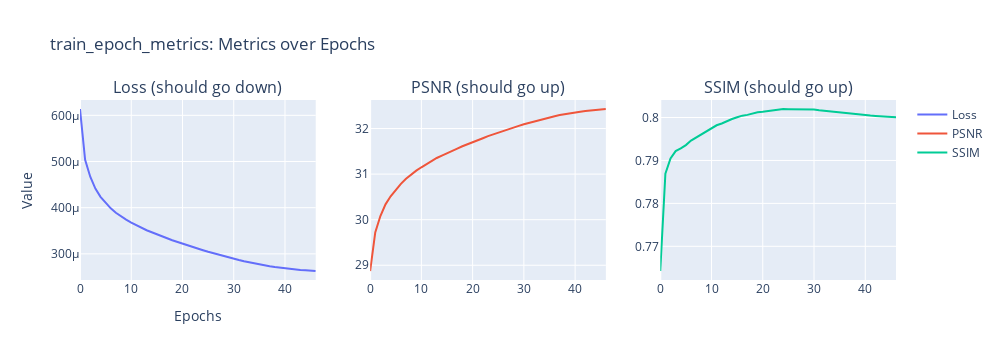
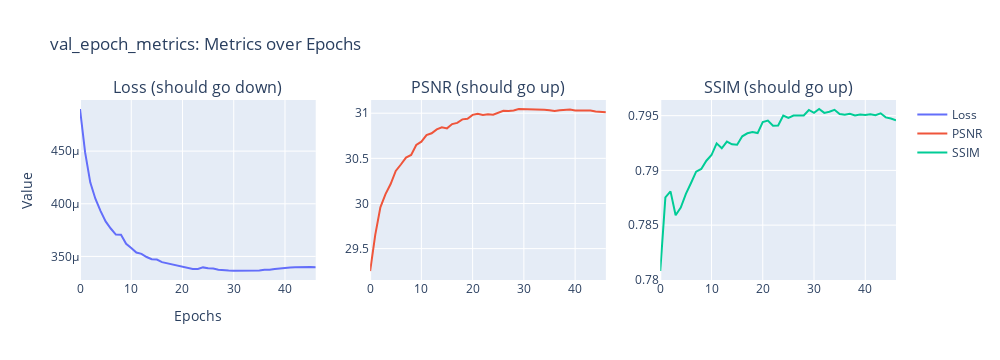

Here is the notebook cell these charts were saved with, in order:
### Markdown cell above
Please re-run the following cell whenever you want to see the latest training progress.
Please note that there are three metrics: Loss (which in this case is Mean Squared Error (MSE)), 
Peak Signal-to-Noise Ratio (PSNR), and Structural Similarity Index (SSIM).
Ideally, Loss should decrease over time, while PSNR and SSIM should increase.

There are three rows of plots. The top row shows the intermediate results. 
This might be empty if the epoch is short and we did not set the intermediate intervals to be smaller than one epoch.
The middle row shows the metrics for the training set by epoch, 
while the bottom row shows the metrics for the validation set also by epoch.

### Code cell
# Re-run this line to update the plots
read_and_plot()

### Figure 1 — Plotly figure (JSON) as saved in the notebook; plotly's stock layout.template omitted (floating-point values rounded to 4 significant figures)
{"data": [{"mode": "lines", "name": "Loss", "type": "scatter", "xaxis": "x", "y": [0.0006137, 0.0005035, 0.0004671, 0.0004412, 0.0004234, 0.0004098, 0.0003985, 0.0003891, 0.0003811, 0.0003741, 0.0003678, 0.0003619, 0.0003564, 0.0003511, 0.0003469, 0.0003419, 0.0003381, 0.0003338, 0.0003296, 0.0003257, 0.0003219, 0.0003185, 0.0003146, 0.0003111, 0.0003078, 0.0003044, 0.0003012, 0.0002983, 0.0002953, 0.0002923, 0.0002894, 0.0002868, 0.0002841, 0.0002816, 0.0002793, 0.0002772, 0.0002752, 0.0002732, 0.0002715, 0.00027, 0.0002686, 0.0002673, 0.0002662, 0.0002652, 0.0002643, 0.0002635, 0.0002628], "yaxis": "y"}, {"mode": "lines", "name": "PSNR", "type": "scatter", "xaxis": "x2", "y": [28.87, 29.72, 30.08, 30.34, 30.51, 30.66, 30.79, 30.9, 30.99, 31.08, 31.15, 31.22, 31.29, 31.35, 31.4, 31.46, 31.52, 31.56, 31.61, 31.66, 31.7, 31.74, 31.79, 31.83, 31.87, 31.91, 31.95, 31.98, 32.02, 32.06, 32.1, 32.13, 32.16, 32.19, 32.22, 32.24, 32.27, 32.3, 32.32, 32.34, 32.35, 32.37, 32.39, 32.4, 32.41, 32.42, 32.43], "yaxis": "y2"}, {"mode": "lines", "name": "SSIM", "type": "scatter", "xaxis": "x3", "y": [0.7642, 0.7869, 0.7905, 0.7922, 0.7928, 0.7936, 0.7946, 0.7953, 0.7962, 0.7968, 0.7975, 0.7982, 0.7986, 0.7992, 0.7996, 0.8001, 0.8004, 0.8006, 0.801, 0.8012, 0.8013, 0.8015, 0.8016, 0.8018, 0.802, 0.802, 0.8019, 0.8019, 0.8019, 0.8019, 0.8019, 0.8017, 0.8016, 0.8015, 0.8014, 0.8013, 0.8011, 0.801, 0.8008, 0.8007, 0.8005, 0.8005, 0.8004, 0.8003, 0.8002, 0.8001, 0.8], "yaxis": "y3"}], "layout": {"annotations": [{"font": {"size": 16}, "showarrow": false, "text": "Loss (should go down)", "x": 0.1444, "xanchor": "center", "xref": "paper", "y": 1, "yanchor": "bottom", "yref": "paper"}, {"font": {"size": 16}, "showarrow": false, "text": "PSNR (should go up)", "x": 0.5, "xanchor": "center", "xref": "paper", "y": 1, "yanchor": "bottom", "yref": "paper"}, {"font": {"size": 16}, "showarrow": false, "text": "SSIM (should go up)", "x": 0.8556, "xanchor": "center", "xref": "paper", "y": 1, "yanchor": "bottom", "yref": "paper"}], "height": 360, "title": {"text": "train_epoch_metrics: Metrics over Epochs"}, "width": 1000, "xaxis": {"anchor": "y", "domain": [0, 0.2889], "title": {"text": "Epochs"}}, "xaxis2": {"anchor": "y2", "domain": [0.3556, 0.6444]}, "xaxis3": {"anchor": "y3", "domain": [0.7111, 1]}, "yaxis": {"anchor": "x", "domain": [0, 1], "title": {"text": "Value"}}, "yaxis2": {"anchor": "x2", "domain": [0, 1]}, "yaxis3": {"anchor": "x3", "domain": [0, 1]}}}

### Figure 2 — Plotly figure (JSON) as saved in the notebook; plotly's stock layout.template omitted (floating-point values rounded to 4 significant figures)
{"data": [{"mode": "lines", "name": "Loss", "type": "scatter", "xaxis": "x", "y": [0.00049, 0.0004487, 0.0004203, 0.0004048, 0.0003933, 0.0003832, 0.0003765, 0.0003708, 0.0003706, 0.000362, 0.000358, 0.0003536, 0.0003525, 0.0003494, 0.0003473, 0.0003471, 0.0003446, 0.0003435, 0.0003423, 0.0003416, 0.0003401, 0.0003387, 0.0003381, 0.0003381, 0.0003396, 0.0003388, 0.0003385, 0.0003374, 0.0003367, 0.0003366, 0.0003365, 0.0003364, 0.0003362, 0.0003361, 0.0003364, 0.0003366, 0.0003372, 0.0003373, 0.0003381, 0.0003387, 0.0003395, 0.0003395, 0.0003397, 0.0003395, 0.0003398, 0.0003399, 0.0003398], "yaxis": "y"}, {"mode": "lines", "name": "PSNR", "type": "scatter", "xaxis": "x2", "y": [29.25, 29.65, 29.96, 30.1, 30.22, 30.36, 30.43, 30.51, 30.54, 30.65, 30.68, 30.76, 30.78, 30.82, 30.84, 30.83, 30.88, 30.89, 30.93, 30.94, 30.98, 30.99, 30.98, 30.99, 30.98, 31.01, 31.03, 31.02, 31.03, 31.05, 31.05, 31.04, 31.04, 31.04, 31.04, 31.03, 31.03, 31.03, 31.04, 31.04, 31.03, 31.03, 31.03, 31.03, 31.02, 31.01, 31.01], "yaxis": "y2"}, {"mode": "lines", "name": "SSIM", "type": "scatter", "xaxis": "x3", "y": [0.7808, 0.7875, 0.7881, 0.7859, 0.7866, 0.7879, 0.7888, 0.7899, 0.7901, 0.7909, 0.7914, 0.7925, 0.792, 0.7926, 0.7924, 0.7923, 0.7931, 0.7934, 0.7935, 0.7934, 0.7944, 0.7946, 0.7941, 0.7941, 0.795, 0.7948, 0.795, 0.795, 0.795, 0.7955, 0.7953, 0.7956, 0.7953, 0.7954, 0.7955, 0.7952, 0.7951, 0.7952, 0.795, 0.7951, 0.7951, 0.7951, 0.7951, 0.7952, 0.7948, 0.7947, 0.7946], "yaxis": "y3"}], "layout": {"annotations": [{"font": {"size": 16}, "showarrow": false, "text": "Loss (should go down)", "x": 0.1444, "xanchor": "center", "xref": "paper", "y": 1, "yanchor": "bottom", "yref": "paper"}, {"font": {"size": 16}, "showarrow": false, "text": "PSNR (should go up)", "x": 0.5, "xanchor": "center", "xref": "paper", "y": 1, "yanchor": "bottom", "yref": "paper"}, {"font": {"size": 16}, "showarrow": false, "text": "SSIM (should go up)", "x": 0.8556, "xanchor": "center", "xref": "paper", "y": 1, "yanchor": "bottom", "yref": "paper"}], "height": 360, "title": {"text": "val_epoch_metrics: Metrics over Epochs"}, "width": 1000, "xaxis": {"anchor": "y", "domain": [0, 0.2889], "title": {"text": "Epochs"}}, "xaxis2": {"anchor": "y2", "domain": [0.3556, 0.6444]}, "xaxis3": {"anchor": "y3", "domain": [0.7111, 1]}, "yaxis": {"anchor": "x", "domain": [0, 1], "title": {"text": "Value"}}, "yaxis2": {"anchor": "x2", "domain": [0, 1]}, "yaxis3": {"anchor": "x3", "domain": [0, 1]}}}
